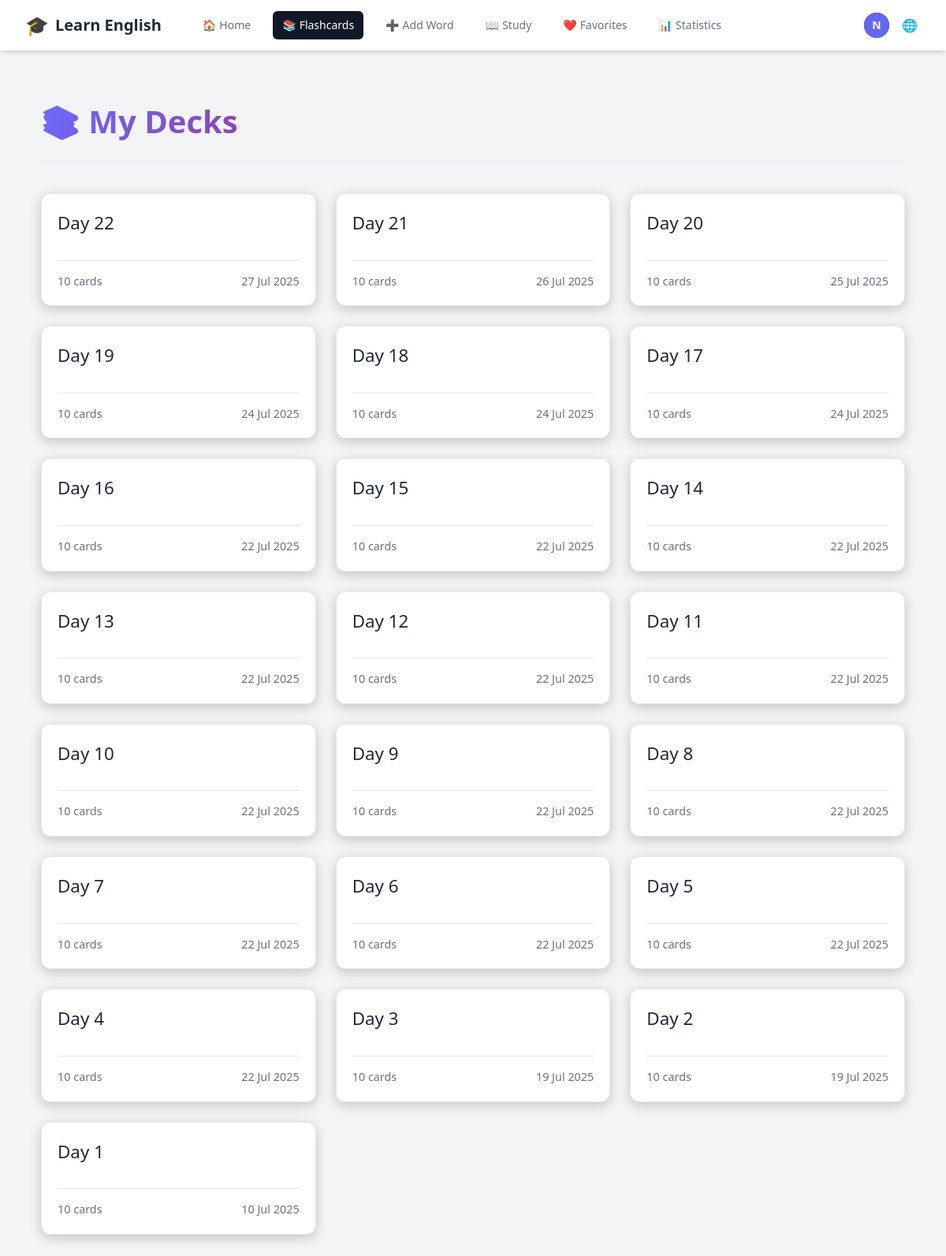
The app's page /decks/ (signed in), older data.
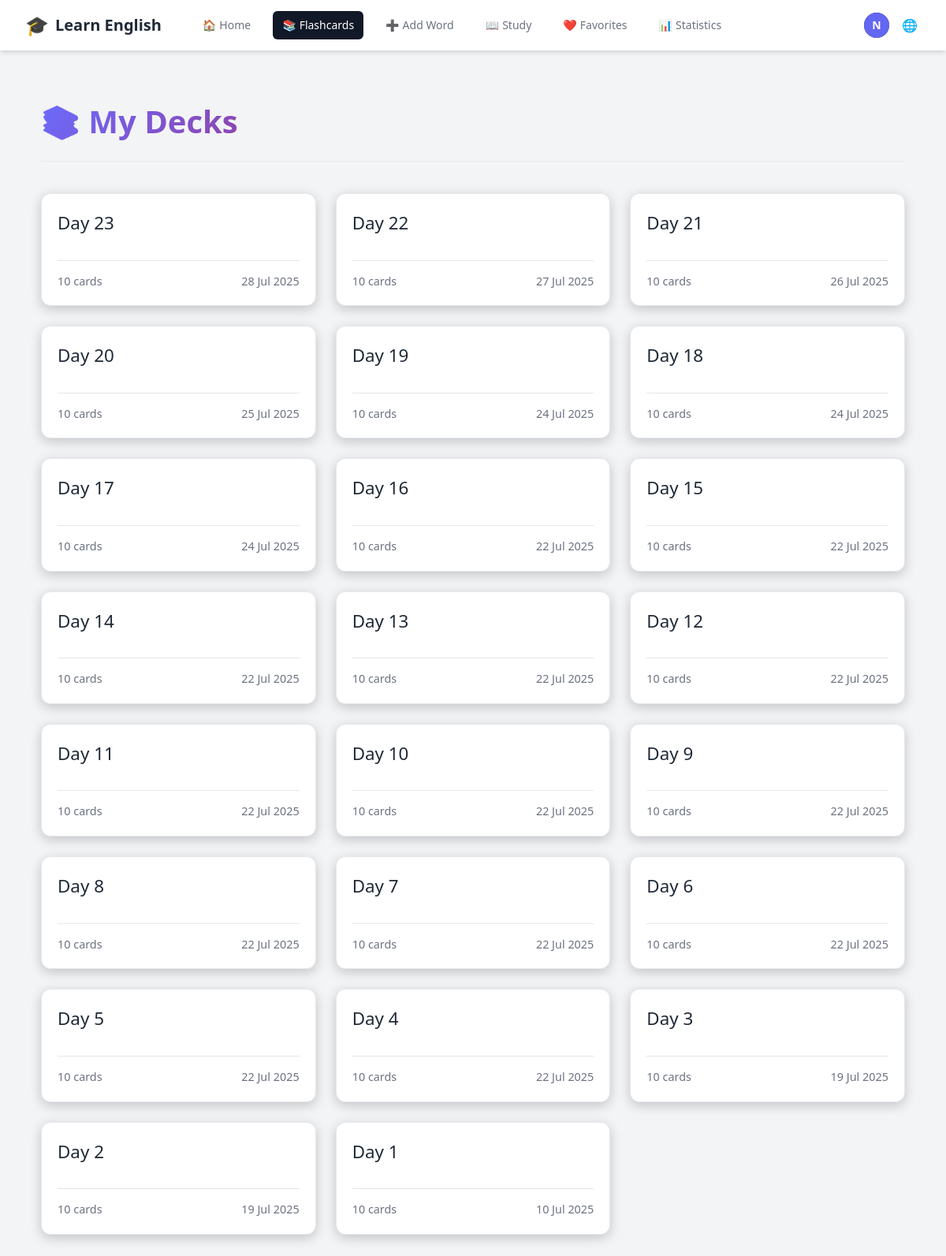
The same page, newer data.
### accounts/models.py (models this page shows, shortened)
class CustomUser(AbstractUser):
    email = models.EmailField(unique=True)
    username = None  # Remove username field
    USERNAME_FIELD = 'email'
    REQUIRED_FIELDS = []
    objects = CustomUserManager()

### vocabulary/models.py (models this page shows, shortened)
class Deck(models.Model):
    user = models.ForeignKey(settings.AUTH_USER_MODEL, on_delete=models.CASCADE, related_name='decks')
    name = models.CharField(max_length=255)
    created_at = models.DateTimeField(auto_now_add=True)
    class Meta:
        ordering = ['-created_at']
        unique_together = ['user', 'name']

### vocabulary/views.py (the view)
# urls.py: path('decks/', views.deck_list, name='deck_list'),
@login_required
def deck_list(request):
    decks = Deck.objects.filter(user=request.user).annotate(
        card_count=Count('flashcards')
    ).order_by('-created_at')
    context = {
        'decks': decks
    }
    return render(request, 'vocabulary/deck_list.html', context)

### vocabulary/context_processors.py (called while the page is built)
    def _(message):
        return str(message)

### vocabulary/templates/vocabulary/deck_list.html (shortened to what this page needs)
{% extends "base.html" %}
{% block content %}
<div class="deck-list-page">
    <div class="page-header">
        <h1>📚 {{ manual_texts.my_decks }}</h1>
    </div>
    {% if decks %}
        <div class="deck-grid">
            {% for deck in decks %}
                <a href="{% url 'deck_detail' deck.id %}" class="deck-card">
                    <div>
                        <h2>{{ deck.name }}</h2>
                    </div>
                    <div class="deck-info">
                        <span>{{ deck.card_count }} {{ manual_texts.cards_text }}</span>
                        <span class="created-date">{{ deck.created_at|date:"d M Y" }}</span>
                    </div>
                </a>
            {% endfor %}
        </div>
    {% else %}
        <div class="no-decks">
            <h2>{{ manual_texts.no_decks_yet }}</h2>
            <p>{{ manual_texts.get_started_by }} <a href="{% url 'add_flashcard' %}">{{ manual_texts.adding_flashcards }}</a>!</p>
        </div>
    {% endif %}
</div>
{% endblock %}

### vocabulary/templates/base.html (shortened to what this page needs)
{% load i18n %} {% load static %}
<!DOCTYPE html>
<html lang="{{ LANGUAGE_CODE }}">
  <head>
    <script src="https://cdn.tailwindcss.com"></script>
    <link rel="stylesheet" type="text/css" href="{% static 'css/main.css' %}" />
    <link
      rel="stylesheet"
      href="https://cdnjs.cloudflare.com/ajax/libs/font-awesome/6.0.0-beta3/css/all.min.css"
    />
  </head>
  <body class="bg-gray-100 dark:bg-gray-900">
    <nav class="bg-white dark:bg-gray-800 shadow-md">
      <div class="max-w-7xl mx-auto px-4 sm:px-6 lg:px-8">
        <div class="flex items-center justify-between h-16">
          <div class="flex items-center">
            <a
              href="{% if user.is_authenticated %}{% url 'dashboard' %}{% else %}{% url 'account_login' %}{% endif %}"
              class="flex-shrink-0 flex items-center space-x-2"
            >
              <span class="text-2xl">🎓</span>
              <span class="text-xl font-bold text-gray-800 dark:text-white"
                >{{ manual_texts.learn_english }}</span
              >
            </a>
            <div class="hidden md:block">
              <div class="ml-10 flex items-baseline space-x-4">
                {% if user.is_authenticated %}
                <a
                  href="{% url 'dashboard' %}"
                  class="{% if request.resolver_match.url_name == 'dashboard' %}bg-gray-900 text-white{% else %}text-gray-500 dark:text-gray-300 hover:bg-gray-700 hover:text-white{% endif %} px-3 py-2 rounded-md text-sm font-medium flex items-center space-x-1"
                  id="nav-home"
                >
                  <span class="nav-icon">🏠</span>
                  <span>{{ manual_texts.home }}</span>
                </a>
                <a
                  href="{% url 'deck_list' %}"
                  class="{% if request.resolver_match.url_name == 'deck_list' or request.resolver_match.url_name == 'deck_detail' %}bg-gray-900 text-white{% else %}text-gray-500 dark:text-gray-300 hover:bg-gray-700 hover:text-white{% endif %} px-3 py-2 rounded-md text-sm font-medium flex items-center space-x-1"
                  id="nav-flashcards"
                >
                  <span class="nav-icon">📚</span>
                  <span>{{ manual_texts.flashcards }}</span>
                </a>
                <a
                  href="{% url 'add_flashcard' %}"
                  class="{% if request.resolver_match.url_name == 'add_flashcard' %}bg-gray-900 text-white{% else %}text-gray-500 dark:text-gray-300 hover:bg-gray-700 hover:text-white{% endif %} px-3 py-2 rounded-md text-sm font-medium flex items-center space-x-1"
                  id="nav-add-word"
                >
                  <span class="nav-icon">➕</span>
                  <span>{{ manual_texts.add_word }}</span>
                </a>
                <a
                  href="{% url 'study' %}"
                  class="{% if request.resolver_match.url_name == 'study' %}bg-gray-900 text-white{% else %}text-gray-500 dark:text-gray-300 hover:bg-gray-700 hover:text-white{% endif %} px-3 py-2 rounded-md text-sm font-medium flex items-center space-x-1"
                  id="nav-study"
                >
                  <span class="nav-icon">📖</span>
                  <span>{{ manual_texts.study }}</span>
                </a>
                <a
                  href="{% url 'favorites' %}"
                  class="{% if request.resolver_match.url_name == 'favorites' %}bg-gray-900 text-white{% else %}text-gray-500 dark:text-gray-300 hover:bg-gray-700 hover:text-white{% endif %} px-3 py-2 rounded-md text-sm font-medium flex items-center space-x-1"
                  id="nav-favorites"
                >
                  <span class="nav-icon">❤️</span>
                  <span>{{ manual_texts.favorites|default:"Favorites" }}</span>
                </a>
                <a
                  href="{% url 'statistics' %}"
                  class="{% if request.resolver_match.url_name == 'statistics' %}bg-gray-900 text-white{% else %}text-gray-500 dark:text-gray-300 hover:bg-gray-700 hover:text-white{% endif %} px-3 py-2 rounded-md text-sm font-medium flex items-center space-x-1"
                  id="nav-statistics"
                >
                  <span class="nav-icon">📊</span>
                  <span>{{ manual_texts.statistics }}</span>
                </a>
                {% endif %}
              </div>
            </div>
          </div>
          <div class="hidden md:block">
            <div class="ml-4 flex items-center md:ml-6">
              {% if user.is_authenticated %}
              <div class="ml-3 relative">
                <div>
                  <button
                    type="button"
                    id="user-toggle"
                    class="max-w-xs bg-gray-800 rounded-full flex items-center text-sm focus:outline-none focus:ring-2 focus:ring-offset-2 focus:ring-offset-gray-800 focus:ring-white"
                    aria-expanded="false"
                    aria-haspopup="true"
                  >
                    <div
                      class="h-8 w-8 rounded-full bg-indigo-500 flex items-center justify-center text-white font-bold"
                    >
                      {{ user.email|slice:":1"|upper }}
                    </div>
                  </button>
                </div>
              </div>
              {% endif %}
              <div class="ml-3 relative">
                <div>
                  <button
                    type="button"
                    id="lang-toggle"
                    class="bg-white dark:bg-gray-800 p-1 rounded-full text-gray-400 dark:text-gray-300 hover:text-gray-500 dark:hover:text-white focus:outline-none focus:ring-2 focus:ring-offset-2 focus:ring-offset-gray-800 focus:ring-white"
                  >
                    <span class="nav-icon">🌐</span>
                  </button>
                </div>
              </div>
            </div>
          </div>
        </div>
      </div>
    </nav>
    <main class="py-10">
      <div class="max-w-7xl mx-auto px-4 sm:px-6 lg:px-8">
        {% block content %}{% endblock %}
      </div>
    </main>
  </body>
</html>

### static/css/main.css (style rules this page uses)
* { margin: 0; padding: 0; box-sizing: border-box; }
body { background: #18182f; color: #fff; font-family: "Segoe UI", Tahoma, Geneva, Verdana, sans-serif; line-height: 1.6; min-height: 100vh; }
.page-header { text-align: left; margin-bottom: 30px; padding-bottom: 20px; border-bottom: 1px solid var(--border-color); display: flex; justify-content: space-between; align-items: center; }
.page-header h1 { font-size: 2.2em; font-weight: 700; color: var(--text-main); }

### vocabulary/templates/base.html (style rules this page uses)
:root { --primary-color: #6a6cff; --primary-color-dark: #5859d8; --background-main: #f3f4f6; --background-secondary: #ffffff; --background-light: #ffffff; --text-main: #1f2937; --text-muted: #6b7280; --border-color: #e5e7eb; --card-background: var(--background-secondary); --card-border-color: var(--border-color); --card-text-main: var(--text-main); --card-text-muted: var(--text-muted); --card-shadow: 0 1px 3px 0 rgba(0, 0, 0, 0.1), 0 1px 2px 0 rgba(0, 0, 0, 0.06); --card-shadow-hover: 0 4px 6px -1px rgba(0, 0, 0, 0.1), 0 2px 4px -1px rgba(0, 0, 0, 0.06); }

### vocabulary/templates/vocabulary/deck_list.html (style rules this page uses)
.deck-list-page { max-width: 1200px; margin: 20px auto; padding: 0 20px; }
.page-header { text-align: center; margin-bottom: 40px; padding-bottom: 20px; border-bottom: 1px solid var(--border-color); }
.page-header h1 { font-size: 2.5em; font-weight: 700; background: linear-gradient(135deg, var(--primary-color), #8e44ad); -webkit-background-clip: text; -webkit-text-fill-color: transparent; }
.deck-grid { display: grid; grid-template-columns: repeat(auto-fill, minmax(280px, 1fr)); gap: 25px; }
.deck-card { background-color: var(--card-background); border: 1px solid var(--card-border-color); border-radius: 12px; padding: 20px; display: flex; flex-direction: column; justify-content: space-between; transition: all 0.3s ease; text-decoration: none; color: var(--card-text-main); box-shadow: 0 4px 15px rgba(0, 0, 0, 0.2); }
.deck-card h2 { font-size: 1.4em; margin-bottom: 10px; word-break: break-word; }
.deck-info { display: flex; justify-content: space-between; align-items: center; margin-top: 20px; padding-top: 15px; border-top: 1px solid var(--card-border-color); font-size: 0.9em; color: var(--card-text-muted); }

Row changes from the older to the newer data that the page shows:
added Deck: name "Day 23", card_count "10", cards_text "cards", created_at "28 Jul 2025"
